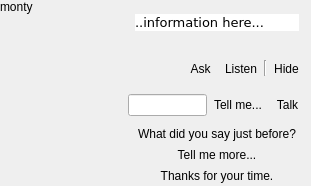
<ui version="4.0" >
 <class>QUMontyArea</class>
 <widget class="QWidget" name="QUMontyArea" >
  <property name="geometry" >
   <rect>
    <x>0</x>
    <y>0</y>
    <width>311</width>
    <height>186</height>
   </rect>
  </property>
  <property name="windowTitle" >
   <string>Form</string>
  </property>
  <layout class="QVBoxLayout" name="verticalLayout_5" >
   <property name="spacing" >
    <number>0</number>
   </property>
   <property name="leftMargin" >
    <number>0</number>
   </property>
   <property name="topMargin" >
    <number>0</number>
   </property>
   <property name="rightMargin" >
    <number>5</number>
   </property>
   <property name="bottomMargin" >
    <number>0</number>
   </property>
   <item>
    <layout class="QHBoxLayout" name="horizontalLayout_4" >
     <property name="spacing" >
      <number>0</number>
     </property>
     <property name="bottomMargin" >
      <number>5</number>
     </property>
     <item>
      <layout class="QVBoxLayout" name="_2" >
       <property name="spacing" >
        <number>0</number>
       </property>
       <item>
        <widget class="QLabel" name="montyLbl" >
         <property name="sizePolicy" >
          <sizepolicy vsizetype="Preferred" hsizetype="Fixed" >
           <horstretch>0</horstretch>
           <verstretch>0</verstretch>
          </sizepolicy>
         </property>
         <property name="minimumSize" >
          <size>
           <width>128</width>
           <height>0</height>
          </size>
         </property>
         <property name="text" >
          <string>monty</string>
         </property>
         <property name="alignment" >
          <set>Qt::AlignLeading|Qt::AlignLeft|Qt::AlignTop</set>
         </property>
        </widget>
       </item>
       <item>
        <spacer>
         <property name="orientation" >
          <enum>Qt::Vertical</enum>
         </property>
         <property name="sizeType" >
          <enum>QSizePolicy::Preferred</enum>
         </property>
         <property name="sizeHint" stdset="0" >
          <size>
           <width>20</width>
           <height>1</height>
          </size>
         </property>
        </spacer>
       </item>
      </layout>
     </item>
     <item>
      <layout class="QHBoxLayout" name="horizontalLayout_2" >
       <property name="spacing" >
        <number>0</number>
       </property>
       <item>
        <layout class="QVBoxLayout" name="verticalLayout_2" >
         <property name="spacing" >
          <number>0</number>
         </property>
         <item>
          <widget class="QLabel" name="label" >
           <property name="sizePolicy" >
            <sizepolicy vsizetype="Fixed" hsizetype="Fixed" >
             <horstretch>0</horstretch>
             <verstretch>0</verstretch>
            </sizepolicy>
           </property>
           <property name="text" >
            <string/>
           </property>
           <property name="pixmap" >
            <pixmap resource="images/uman.qrc" >:/bubble/speech1.png</pixmap>
           </property>
          </widget>
         </item>
         <item>
          <widget class="QLabel" name="label_3" >
           <property name="sizePolicy" >
            <sizepolicy vsizetype="Preferred" hsizetype="Fixed" >
             <horstretch>0</horstretch>
             <verstretch>0</verstretch>
            </sizepolicy>
           </property>
           <property name="text" >
            <string/>
           </property>
           <property name="pixmap" >
            <pixmap resource="images/uman.qrc" >:/bubble/speech2.png</pixmap>
           </property>
           <property name="scaledContents" >
            <bool>true</bool>
           </property>
          </widget>
         </item>
         <item>
          <widget class="QLabel" name="label_2" >
           <property name="sizePolicy" >
            <sizepolicy vsizetype="Fixed" hsizetype="Fixed" >
             <horstretch>0</horstretch>
             <verstretch>0</verstretch>
            </sizepolicy>
           </property>
           <property name="text" >
            <string/>
           </property>
           <property name="pixmap" >
            <pixmap resource="images/uman.qrc" >:/bubble/speech6.png</pixmap>
           </property>
          </widget>
         </item>
        </layout>
       </item>
       <item>
        <layout class="QVBoxLayout" name="verticalLayout_3" >
         <property name="spacing" >
          <number>0</number>
         </property>
         <item>
          <widget class="QLabel" name="label_4" >
           <property name="sizePolicy" >
            <sizepolicy vsizetype="Fixed" hsizetype="Preferred" >
             <horstretch>0</horstretch>
             <verstretch>0</verstretch>
            </sizepolicy>
           </property>
           <property name="text" >
            <string/>
           </property>
           <property name="pixmap" >
            <pixmap resource="images/uman.qrc" >:/bubble/speech4.png</pixmap>
           </property>
           <property name="scaledContents" >
            <bool>true</bool>
           </property>
          </widget>
         </item>
         <item>
          <widget class="QLabel" name="helpLbl" >
           <property name="sizePolicy" >
            <sizepolicy vsizetype="Preferred" hsizetype="Preferred" >
             <horstretch>0</horstretch>
             <verstretch>0</verstretch>
            </sizepolicy>
           </property>
           <property name="palette" >
            <palette>
             <active>
              <colorrole role="Base" >
               <brush brushstyle="SolidPattern" >
                <color alpha="255" >
                 <red>255</red>
                 <green>255</green>
                 <blue>255</blue>
                </color>
               </brush>
              </colorrole>
              <colorrole role="Window" >
               <brush brushstyle="SolidPattern" >
                <color alpha="255" >
                 <red>255</red>
                 <green>255</green>
                 <blue>255</blue>
                </color>
               </brush>
              </colorrole>
             </active>
             <inactive>
              <colorrole role="Base" >
               <brush brushstyle="SolidPattern" >
                <color alpha="255" >
                 <red>255</red>
                 <green>255</green>
                 <blue>255</blue>
                </color>
               </brush>
              </colorrole>
              <colorrole role="Window" >
               <brush brushstyle="SolidPattern" >
                <color alpha="255" >
                 <red>255</red>
                 <green>255</green>
                 <blue>255</blue>
                </color>
               </brush>
              </colorrole>
             </inactive>
             <disabled>
              <colorrole role="Base" >
               <brush brushstyle="SolidPattern" >
                <color alpha="255" >
                 <red>255</red>
                 <green>255</green>
                 <blue>255</blue>
                </color>
               </brush>
              </colorrole>
              <colorrole role="Window" >
               <brush brushstyle="SolidPattern" >
                <color alpha="255" >
                 <red>255</red>
                 <green>255</green>
                 <blue>255</blue>
                </color>
               </brush>
              </colorrole>
             </disabled>
            </palette>
           </property>
           <property name="font" >
            <font>
             <family>Verdana</family>
             <pointsize>10</pointsize>
            </font>
           </property>
           <property name="autoFillBackground" >
            <bool>true</bool>
           </property>
           <property name="frameShape" >
            <enum>QFrame::NoFrame</enum>
           </property>
           <property name="frameShadow" >
            <enum>QFrame::Plain</enum>
           </property>
           <property name="text" >
            <string>..information here...</string>
           </property>
           <property name="alignment" >
            <set>Qt::AlignLeading|Qt::AlignLeft|Qt::AlignTop</set>
           </property>
           <property name="wordWrap" >
            <bool>true</bool>
           </property>
           <property name="margin" >
            <number>5</number>
           </property>
           <property name="indent" >
            <number>-1</number>
           </property>
           <property name="openExternalLinks" >
            <bool>true</bool>
           </property>
          </widget>
         </item>
         <item>
          <widget class="QLabel" name="label_5" >
           <property name="sizePolicy" >
            <sizepolicy vsizetype="Fixed" hsizetype="Preferred" >
             <horstretch>0</horstretch>
             <verstretch>0</verstretch>
            </sizepolicy>
           </property>
           <property name="text" >
            <string/>
           </property>
           <property name="pixmap" >
            <pixmap resource="images/uman.qrc" >:/bubble/speech5.png</pixmap>
           </property>
           <property name="scaledContents" >
            <bool>true</bool>
           </property>
          </widget>
         </item>
        </layout>
       </item>
       <item>
        <layout class="QVBoxLayout" name="verticalLayout_4" >
         <property name="spacing" >
          <number>0</number>
         </property>
         <item>
          <widget class="QLabel" name="label_6" >
           <property name="sizePolicy" >
            <sizepolicy vsizetype="Fixed" hsizetype="Fixed" >
             <horstretch>0</horstretch>
             <verstretch>0</verstretch>
            </sizepolicy>
           </property>
           <property name="text" >
            <string/>
           </property>
           <property name="pixmap" >
            <pixmap resource="images/uman.qrc" >:/bubble/speech8.png</pixmap>
           </property>
          </widget>
         </item>
         <item>
          <widget class="QLabel" name="label_7" >
           <property name="sizePolicy" >
            <sizepolicy vsizetype="Preferred" hsizetype="Fixed" >
             <horstretch>0</horstretch>
             <verstretch>0</verstretch>
            </sizepolicy>
           </property>
           <property name="text" >
            <string/>
           </property>
           <property name="pixmap" >
            <pixmap resource="images/uman.qrc" >:/bubble/speech3.png</pixmap>
           </property>
           <property name="scaledContents" >
            <bool>true</bool>
           </property>
          </widget>
         </item>
         <item>
          <widget class="QLabel" name="label_8" >
           <property name="sizePolicy" >
            <sizepolicy vsizetype="Fixed" hsizetype="Fixed" >
             <horstretch>0</horstretch>
             <verstretch>0</verstretch>
            </sizepolicy>
           </property>
           <property name="text" >
            <string/>
           </property>
           <property name="pixmap" >
            <pixmap resource="images/uman.qrc" >:/bubble/speech7.png</pixmap>
           </property>
          </widget>
         </item>
        </layout>
       </item>
      </layout>
     </item>
    </layout>
   </item>
   <item>
    <widget class="QFrame" name="normalFrame" >
     <property name="frameShape" >
      <enum>QFrame::NoFrame</enum>
     </property>
     <property name="frameShadow" >
      <enum>QFrame::Raised</enum>
     </property>
     <layout class="QHBoxLayout" name="horizontalLayout" >
      <property name="spacing" >
       <number>0</number>
      </property>
      <property name="margin" >
       <number>0</number>
      </property>
      <item>
       <spacer>
        <property name="orientation" >
         <enum>Qt::Horizontal</enum>
        </property>
        <property name="sizeHint" stdset="0" >
         <size>
          <width>40</width>
          <height>20</height>
         </size>
        </property>
       </spacer>
      </item>
      <item>
       <widget class="QToolButton" name="askMontyBtn" >
        <property name="text" >
         <string>Ask</string>
        </property>
        <property name="icon" >
         <iconset resource="images/uman.qrc" >
          <normaloff>:/marks/help.png</normaloff>:/marks/help.png</iconset>
        </property>
        <property name="toolButtonStyle" >
         <enum>Qt::ToolButtonTextBesideIcon</enum>
        </property>
        <property name="autoRaise" >
         <bool>true</bool>
        </property>
       </widget>
      </item>
      <item>
       <widget class="QToolButton" name="talkMontyBtn" >
        <property name="text" >
         <string>Listen</string>
        </property>
        <property name="icon" >
         <iconset resource="images/uman.qrc" >
          <normaloff>:/types/comment.png</normaloff>:/types/comment.png</iconset>
        </property>
        <property name="toolButtonStyle" >
         <enum>Qt::ToolButtonTextBesideIcon</enum>
        </property>
        <property name="autoRaise" >
         <bool>true</bool>
        </property>
       </widget>
      </item>
      <item>
       <widget class="Line" name="line" >
        <property name="sizePolicy" >
         <sizepolicy vsizetype="Fixed" hsizetype="Fixed" >
          <horstretch>0</horstretch>
          <verstretch>0</verstretch>
         </sizepolicy>
        </property>
        <property name="minimumSize" >
         <size>
          <width>0</width>
          <height>16</height>
         </size>
        </property>
        <property name="orientation" >
         <enum>Qt::Vertical</enum>
        </property>
       </widget>
      </item>
      <item>
       <widget class="QToolButton" name="hideMontyBtn" >
        <property name="text" >
         <string>Hide</string>
        </property>
        <property name="icon" >
         <iconset resource="images/uman.qrc" >
          <normaloff>:/control/eye.png</normaloff>:/control/eye.png</iconset>
        </property>
        <property name="toolButtonStyle" >
         <enum>Qt::ToolButtonTextBesideIcon</enum>
        </property>
        <property name="autoRaise" >
         <bool>true</bool>
        </property>
       </widget>
      </item>
     </layout>
    </widget>
   </item>
   <item>
    <widget class="QFrame" name="askFrame" >
     <property name="frameShape" >
      <enum>QFrame::NoFrame</enum>
     </property>
     <property name="frameShadow" >
      <enum>QFrame::Raised</enum>
     </property>
     <layout class="QHBoxLayout" name="horizontalLayout_3" >
      <property name="spacing" >
       <number>0</number>
      </property>
      <property name="leftMargin" >
       <number>128</number>
      </property>
      <property name="topMargin" >
       <number>0</number>
      </property>
      <property name="rightMargin" >
       <number>0</number>
      </property>
      <property name="bottomMargin" >
       <number>0</number>
      </property>
      <item>
       <widget class="QLineEdit" name="lineEdit" />
      </item>
      <item>
       <widget class="QToolButton" name="acceptQuestionBtn" >
        <property name="text" >
         <string>Tell me...</string>
        </property>
        <property name="icon" >
         <iconset resource="images/uman.qrc" >
          <normaloff>:/marks/accept.png</normaloff>:/marks/accept.png</iconset>
        </property>
        <property name="toolButtonStyle" >
         <enum>Qt::ToolButtonTextBesideIcon</enum>
        </property>
        <property name="autoRaise" >
         <bool>true</bool>
        </property>
       </widget>
      </item>
      <item>
       <widget class="QToolButton" name="rejectQuestionBtn" >
        <property name="text" >
         <string>Talk</string>
        </property>
        <property name="icon" >
         <iconset resource="images/uman.qrc" >
          <normaloff>:/marks/cancel.png</normaloff>:/marks/cancel.png</iconset>
        </property>
        <property name="toolButtonStyle" >
         <enum>Qt::ToolButtonIconOnly</enum>
        </property>
        <property name="autoRaise" >
         <bool>true</bool>
        </property>
       </widget>
      </item>
     </layout>
    </widget>
   </item>
   <item>
    <widget class="QFrame" name="answerFrame" >
     <property name="frameShape" >
      <enum>QFrame::NoFrame</enum>
     </property>
     <property name="frameShadow" >
      <enum>QFrame::Raised</enum>
     </property>
     <layout class="QVBoxLayout" name="verticalLayout" >
      <property name="spacing" >
       <number>0</number>
      </property>
      <property name="leftMargin" >
       <number>128</number>
      </property>
      <property name="topMargin" >
       <number>0</number>
      </property>
      <property name="rightMargin" >
       <number>0</number>
      </property>
      <property name="bottomMargin" >
       <number>0</number>
      </property>
      <item>
       <widget class="QToolButton" name="prevPhraseBtn" >
        <property name="sizePolicy" >
         <sizepolicy vsizetype="Fixed" hsizetype="Preferred" >
          <horstretch>0</horstretch>
          <verstretch>0</verstretch>
         </sizepolicy>
        </property>
        <property name="text" >
         <string>What did you say just before?</string>
        </property>
        <property name="icon" >
         <iconset resource="images/uman.qrc" >
          <normaloff>:/bullets/bullet_black.png</normaloff>:/bullets/bullet_black.png</iconset>
        </property>
        <property name="toolButtonStyle" >
         <enum>Qt::ToolButtonTextBesideIcon</enum>
        </property>
        <property name="autoRaise" >
         <bool>true</bool>
        </property>
       </widget>
      </item>
      <item>
       <widget class="QToolButton" name="nextPhraseBtn" >
        <property name="sizePolicy" >
         <sizepolicy vsizetype="Fixed" hsizetype="Preferred" >
          <horstretch>0</horstretch>
          <verstretch>0</verstretch>
         </sizepolicy>
        </property>
        <property name="text" >
         <string>Tell me more...</string>
        </property>
        <property name="icon" >
         <iconset resource="images/uman.qrc" >
          <normaloff>:/bullets/bullet_black.png</normaloff>:/bullets/bullet_black.png</iconset>
        </property>
        <property name="toolButtonStyle" >
         <enum>Qt::ToolButtonTextBesideIcon</enum>
        </property>
        <property name="autoRaise" >
         <bool>true</bool>
        </property>
       </widget>
      </item>
      <item>
       <widget class="QToolButton" name="doneBtn" >
        <property name="sizePolicy" >
         <sizepolicy vsizetype="Fixed" hsizetype="Preferred" >
          <horstretch>0</horstretch>
          <verstretch>0</verstretch>
         </sizepolicy>
        </property>
        <property name="text" >
         <string>Thanks for your time.</string>
        </property>
        <property name="icon" >
         <iconset resource="images/uman.qrc" >
          <normaloff>:/bullets/bullet_black.png</normaloff>:/bullets/bullet_black.png</iconset>
        </property>
        <property name="toolButtonStyle" >
         <enum>Qt::ToolButtonTextBesideIcon</enum>
        </property>
        <property name="autoRaise" >
         <bool>true</bool>
        </property>
       </widget>
      </item>
     </layout>
    </widget>
   </item>
  </layout>
  <zorder>answerFrame</zorder>
  <zorder>askFrame</zorder>
  <zorder>normalFrame</zorder>
 </widget>
 <resources>
  <include location="images/uman.qrc" />
 </resources>
 <connections/>
</ui>
